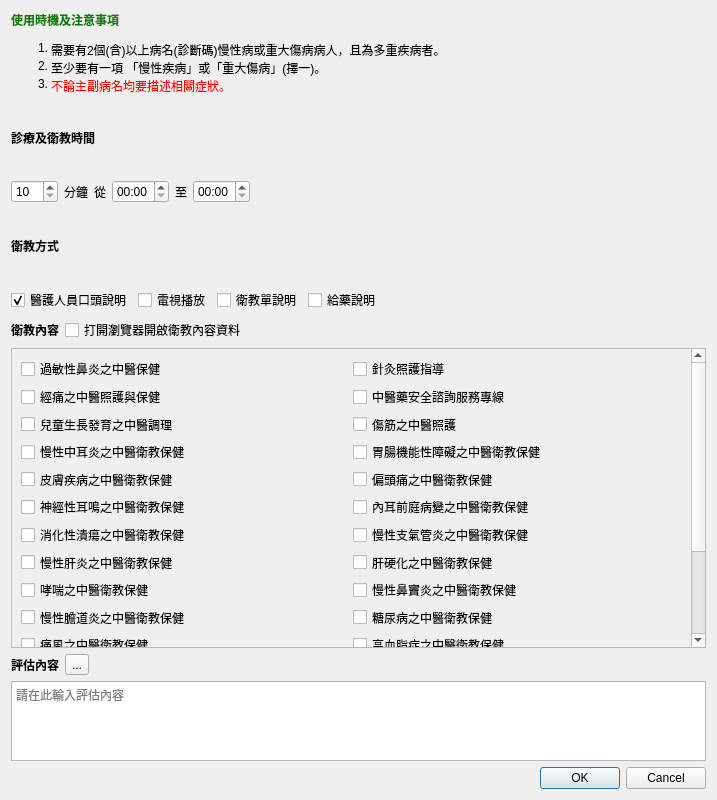
<?xml version="1.0" encoding="UTF-8"?>
<ui version="4.0">
 <class>Dialog_integrate_care</class>
 <widget class="QDialog" name="Dialog_integrate_care">
  <property name="windowModality">
   <enum>Qt::NonModal</enum>
  </property>
  <property name="geometry">
   <rect>
    <x>0</x>
    <y>0</y>
    <width>717</width>
    <height>800</height>
   </rect>
  </property>
  <property name="sizePolicy">
   <sizepolicy hsizetype="Fixed" vsizetype="Fixed">
    <horstretch>0</horstretch>
    <verstretch>0</verstretch>
   </sizepolicy>
  </property>
  <property name="maximumSize">
   <size>
    <width>16777215</width>
    <height>800</height>
   </size>
  </property>
  <property name="windowTitle">
   <string>中醫整合醫療照護</string>
  </property>
  <layout class="QVBoxLayout" name="verticalLayout">
   <item>
    <layout class="QVBoxLayout" name="verticalLayout_3">
     <item>
      <layout class="QVBoxLayout" name="verticalLayout_2">
       <item>
        <widget class="QLabel" name="label_hint">
         <property name="text">
          <string>&lt;html&gt;&lt;head/&gt;&lt;body&gt;&lt;h4 style=&quot; margin-top:12px; margin-bottom:12px; margin-left:0px; margin-right:0px; -qt-block-indent:0; text-indent:0px;&quot;&gt;&lt;span style=&quot; font-size:medium; font-weight:600; color:#008000;&quot;&gt;使用時機及注意事項&lt;/span&gt;&lt;/h4&gt;&lt;ol style=&quot;margin-top: 0px; margin-bottom: 0px; margin-left: 0px; margin-right: 0px; -qt-list-indent: 1;&quot;&gt;&lt;li&gt;需要有2個(含)以上病名(診斷碼)慢性病或重大傷病病人，且為多重疾病者。&lt;/li&gt;&lt;li&gt;至少要有一項 「慢性疾病」或「重大傷病」(擇一)。&lt;/li&gt;&lt;li&gt;&lt;font color=&quot;red&quot;&gt;不論主副病名均要描述相關症狀。&lt;/font&gt;&lt;/li&gt;&lt;/ol&gt;&lt;/body&gt;&lt;/html&gt;</string>
         </property>
         <property name="wordWrap">
          <bool>true</bool>
         </property>
         <property name="margin">
          <number>6</number>
         </property>
        </widget>
       </item>
       <item>
        <widget class="QLabel" name="label_2">
         <property name="styleSheet">
          <string notr="true">font-weight: bold</string>
         </property>
         <property name="text">
          <string>診療及衛教時間</string>
         </property>
        </widget>
       </item>
       <item>
        <layout class="QHBoxLayout" name="horizontalLayout">
         <item>
          <widget class="QSpinBox" name="spinBox_time">
           <property name="minimum">
            <number>10</number>
           </property>
           <property name="maximum">
            <number>100</number>
           </property>
           <property name="singleStep">
            <number>5</number>
           </property>
          </widget>
         </item>
         <item>
          <widget class="QLabel" name="label_3">
           <property name="text">
            <string>分鐘</string>
           </property>
          </widget>
         </item>
         <item>
          <widget class="QLabel" name="label_5">
           <property name="text">
            <string>從</string>
           </property>
          </widget>
         </item>
         <item>
          <widget class="QTimeEdit" name="timeEdit_start_time">
           <property name="displayFormat">
            <string>hh:mm</string>
           </property>
          </widget>
         </item>
         <item>
          <widget class="QLabel" name="label_6">
           <property name="text">
            <string>至</string>
           </property>
          </widget>
         </item>
         <item>
          <widget class="QTimeEdit" name="timeEdit_end_time">
           <property name="displayFormat">
            <string>hh:mm</string>
           </property>
          </widget>
         </item>
         <item>
          <spacer name="horizontalSpacer">
           <property name="orientation">
            <enum>Qt::Horizontal</enum>
           </property>
           <property name="sizeHint" stdset="0">
            <size>
             <width>40</width>
             <height>20</height>
            </size>
           </property>
          </spacer>
         </item>
        </layout>
       </item>
       <item>
        <widget class="QLabel" name="label">
         <property name="styleSheet">
          <string notr="true">font-weight: bold</string>
         </property>
         <property name="text">
          <string>衛教方式</string>
         </property>
        </widget>
       </item>
       <item>
        <layout class="QHBoxLayout" name="horizontalLayout_3">
         <item>
          <widget class="QCheckBox" name="checkBox_talk">
           <property name="text">
            <string>醫護人員口頭說明</string>
           </property>
           <property name="checked">
            <bool>true</bool>
           </property>
          </widget>
         </item>
         <item>
          <widget class="QCheckBox" name="checkBox_tv">
           <property name="text">
            <string>電視播放</string>
           </property>
          </widget>
         </item>
         <item>
          <widget class="QCheckBox" name="checkBox_paper">
           <property name="text">
            <string>衛教單說明</string>
           </property>
          </widget>
         </item>
         <item>
          <widget class="QCheckBox" name="checkBox_prescription">
           <property name="text">
            <string>給藥說明</string>
           </property>
          </widget>
         </item>
         <item>
          <spacer name="horizontalSpacer_3">
           <property name="orientation">
            <enum>Qt::Horizontal</enum>
           </property>
           <property name="sizeHint" stdset="0">
            <size>
             <width>40</width>
             <height>20</height>
            </size>
           </property>
          </spacer>
         </item>
        </layout>
       </item>
       <item>
        <layout class="QHBoxLayout" name="horizontalLayout_2">
         <item>
          <widget class="QLabel" name="label_4">
           <property name="styleSheet">
            <string notr="true">font-weight: bold</string>
           </property>
           <property name="text">
            <string>衛教內容</string>
           </property>
          </widget>
         </item>
         <item>
          <widget class="QCheckBox" name="checkBox_open_url">
           <property name="text">
            <string>打開瀏覽器開啟衛教內容資料</string>
           </property>
           <property name="checked">
            <bool>false</bool>
           </property>
          </widget>
         </item>
         <item>
          <spacer name="horizontalSpacer_2">
           <property name="orientation">
            <enum>Qt::Horizontal</enum>
           </property>
           <property name="sizeHint" stdset="0">
            <size>
             <width>40</width>
             <height>20</height>
            </size>
           </property>
          </spacer>
         </item>
        </layout>
       </item>
       <item>
        <widget class="QScrollArea" name="scrollArea">
         <property name="sizePolicy">
          <sizepolicy hsizetype="Expanding" vsizetype="Preferred">
           <horstretch>0</horstretch>
           <verstretch>0</verstretch>
          </sizepolicy>
         </property>
         <property name="maximumSize">
          <size>
           <width>16777215</width>
           <height>300</height>
          </size>
         </property>
         <property name="sizeAdjustPolicy">
          <enum>QAbstractScrollArea::AdjustIgnored</enum>
         </property>
         <property name="widgetResizable">
          <bool>false</bool>
         </property>
         <widget class="QWidget" name="scrollAreaWidgetContents">
          <property name="geometry">
           <rect>
            <x>0</x>
            <y>0</y>
            <width>675</width>
            <height>426</height>
           </rect>
          </property>
          <layout class="QGridLayout" name="gridLayout_2">
           <item row="4" column="1">
            <widget class="QCheckBox" name="checkBox_10">
             <property name="text">
              <string>偏頭痛之中醫衛教保健</string>
             </property>
            </widget>
           </item>
           <item row="6" column="1">
            <widget class="QCheckBox" name="checkBox_14">
             <property name="text">
              <string>慢性支氣管炎之中醫衛教保健</string>
             </property>
            </widget>
           </item>
           <item row="13" column="0">
            <widget class="QCheckBox" name="checkBox_27">
             <property name="text">
              <string>慢性阻塞性肺病之中醫衛教保健</string>
             </property>
            </widget>
           </item>
           <item row="11" column="0">
            <widget class="QCheckBox" name="checkBox_23">
             <property name="text">
              <string>性早熟之中醫衛教保健</string>
             </property>
            </widget>
           </item>
           <item row="8" column="0">
            <widget class="QCheckBox" name="checkBox_17">
             <property name="text">
              <string>哮喘之中醫衛教保健</string>
             </property>
            </widget>
           </item>
           <item row="11" column="1">
            <widget class="QCheckBox" name="checkBox_24">
             <property name="text">
              <string>甲狀腺機能障礙之中醫衛教保健</string>
             </property>
            </widget>
           </item>
           <item row="8" column="1">
            <widget class="QCheckBox" name="checkBox_18">
             <property name="text">
              <string>慢性鼻竇炎之中醫衛教保健</string>
             </property>
            </widget>
           </item>
           <item row="5" column="0">
            <widget class="QCheckBox" name="checkBox_11">
             <property name="text">
              <string>神經性耳鳴之中醫衛教保健</string>
             </property>
            </widget>
           </item>
           <item row="0" column="1">
            <widget class="QCheckBox" name="checkBox_2">
             <property name="text">
              <string>針灸照護指導</string>
             </property>
            </widget>
           </item>
           <item row="7" column="1">
            <widget class="QCheckBox" name="checkBox_16">
             <property name="text">
              <string>肝硬化之中醫衛教保健</string>
             </property>
            </widget>
           </item>
           <item row="9" column="0">
            <widget class="QCheckBox" name="checkBox_19">
             <property name="text">
              <string>慢性膽道炎之中醫衛教保健</string>
             </property>
            </widget>
           </item>
           <item row="10" column="1">
            <widget class="QCheckBox" name="checkBox_22">
             <property name="text">
              <string>高血脂症之中醫衛教保健</string>
             </property>
            </widget>
           </item>
           <item row="6" column="0">
            <widget class="QCheckBox" name="checkBox_13">
             <property name="text">
              <string>消化性潰瘍之中醫衛教保健</string>
             </property>
            </widget>
           </item>
           <item row="3" column="1">
            <widget class="QCheckBox" name="checkBox_8">
             <property name="text">
              <string>胃腸機能性障礙之中醫衛教保健</string>
             </property>
            </widget>
           </item>
           <item row="5" column="1">
            <widget class="QCheckBox" name="checkBox_12">
             <property name="text">
              <string>內耳前庭病變之中醫衛教保健</string>
             </property>
            </widget>
           </item>
           <item row="10" column="0">
            <widget class="QCheckBox" name="checkBox_21">
             <property name="text">
              <string>痛風之中醫衛教保健</string>
             </property>
            </widget>
           </item>
           <item row="13" column="1">
            <widget class="QCheckBox" name="checkBox_28">
             <property name="text">
              <string>慢性腎病之中醫衛教保健</string>
             </property>
            </widget>
           </item>
           <item row="2" column="0">
            <widget class="QCheckBox" name="checkBox_5">
             <property name="text">
              <string>兒童生長發育之中醫調理</string>
             </property>
            </widget>
           </item>
           <item row="2" column="1">
            <widget class="QCheckBox" name="checkBox_6">
             <property name="text">
              <string>傷筋之中醫照護</string>
             </property>
            </widget>
           </item>
           <item row="1" column="0">
            <widget class="QCheckBox" name="checkBox_3">
             <property name="text">
              <string>經痛之中醫照護與保健</string>
             </property>
            </widget>
           </item>
           <item row="1" column="1">
            <widget class="QCheckBox" name="checkBox_4">
             <property name="text">
              <string>中醫藥安全諮詢服務專線</string>
             </property>
            </widget>
           </item>
           <item row="9" column="1">
            <widget class="QCheckBox" name="checkBox_20">
             <property name="text">
              <string>糖尿病之中醫衛教保健</string>
             </property>
            </widget>
           </item>
           <item row="12" column="1">
            <widget class="QCheckBox" name="checkBox_26">
             <property name="text">
              <string>肺氣腫之中醫衛教保健</string>
             </property>
            </widget>
           </item>
           <item row="4" column="0">
            <widget class="QCheckBox" name="checkBox_9">
             <property name="text">
              <string>皮膚疾病之中醫衛教保健</string>
             </property>
            </widget>
           </item>
           <item row="12" column="0">
            <widget class="QCheckBox" name="checkBox_25">
             <property name="text">
              <string>支氣管擴張症之中醫衛教保健</string>
             </property>
            </widget>
           </item>
           <item row="0" column="0">
            <widget class="QCheckBox" name="checkBox_1">
             <property name="text">
              <string>過敏性鼻炎之中醫保健</string>
             </property>
            </widget>
           </item>
           <item row="3" column="0">
            <widget class="QCheckBox" name="checkBox_7">
             <property name="text">
              <string>慢性中耳炎之中醫衛教保健</string>
             </property>
            </widget>
           </item>
           <item row="7" column="0">
            <widget class="QCheckBox" name="checkBox_15">
             <property name="text">
              <string>慢性肝炎之中醫衛教保健</string>
             </property>
            </widget>
           </item>
           <item row="14" column="0">
            <widget class="QCheckBox" name="checkBox_29">
             <property name="text">
              <string>高血壓之中醫衛教保健</string>
             </property>
            </widget>
           </item>
          </layout>
         </widget>
        </widget>
       </item>
       <item>
        <layout class="QHBoxLayout" name="horizontalLayout_4">
         <item>
          <widget class="QLabel" name="label_evaluate">
           <property name="styleSheet">
            <string notr="true">font-weight: bold</string>
           </property>
           <property name="text">
            <string>評估內容</string>
           </property>
          </widget>
         </item>
         <item>
          <widget class="QToolButton" name="toolButton_dict">
           <property name="text">
            <string>...</string>
           </property>
           <property name="icon">
            <iconset>
             <normaloff>../icons/folder-documents.png</normaloff>../icons/folder-documents.png</iconset>
           </property>
          </widget>
         </item>
         <item>
          <spacer name="horizontalSpacer_4">
           <property name="orientation">
            <enum>Qt::Horizontal</enum>
           </property>
           <property name="sizeHint" stdset="0">
            <size>
             <width>40</width>
             <height>20</height>
            </size>
           </property>
          </spacer>
         </item>
        </layout>
       </item>
       <item>
        <widget class="QTextEdit" name="textEdit_evaluate">
         <property name="maximumSize">
          <size>
           <width>16777215</width>
           <height>80</height>
          </size>
         </property>
         <property name="placeholderText">
          <string>請在此輸入評估內容</string>
         </property>
        </widget>
       </item>
      </layout>
     </item>
    </layout>
   </item>
   <item>
    <widget class="QDialogButtonBox" name="buttonBox">
     <property name="orientation">
      <enum>Qt::Horizontal</enum>
     </property>
     <property name="standardButtons">
      <set>QDialogButtonBox::Cancel|QDialogButtonBox::Ok</set>
     </property>
     <property name="centerButtons">
      <bool>false</bool>
     </property>
    </widget>
   </item>
  </layout>
 </widget>
 <tabstops>
  <tabstop>spinBox_time</tabstop>
 </tabstops>
 <resources/>
 <connections>
  <connection>
   <sender>buttonBox</sender>
   <signal>accepted()</signal>
   <receiver>Dialog_integrate_care</receiver>
   <slot>accept()</slot>
   <hints>
    <hint type="sourcelabel">
     <x>248</x>
     <y>254</y>
    </hint>
    <hint type="destinationlabel">
     <x>157</x>
     <y>274</y>
    </hint>
   </hints>
  </connection>
  <connection>
   <sender>buttonBox</sender>
   <signal>rejected()</signal>
   <receiver>Dialog_integrate_care</receiver>
   <slot>reject()</slot>
   <hints>
    <hint type="sourcelabel">
     <x>316</x>
     <y>260</y>
    </hint>
    <hint type="destinationlabel">
     <x>286</x>
     <y>274</y>
    </hint>
   </hints>
  </connection>
 </connections>
</ui>
